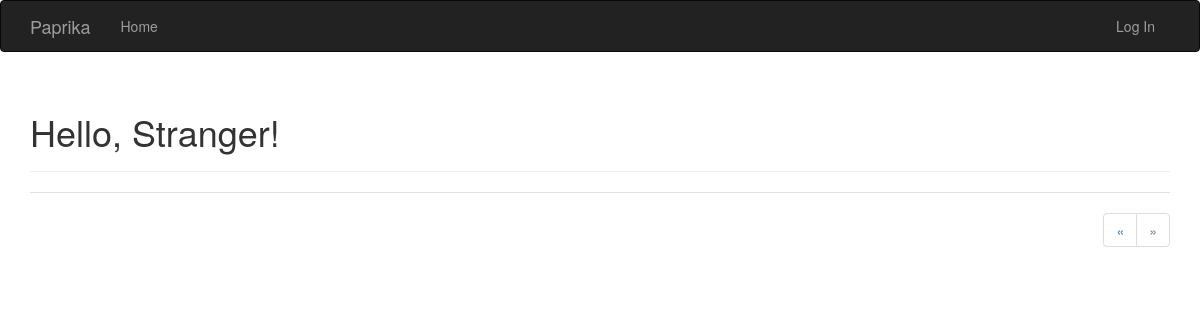
The app's page /?page=3, older data.
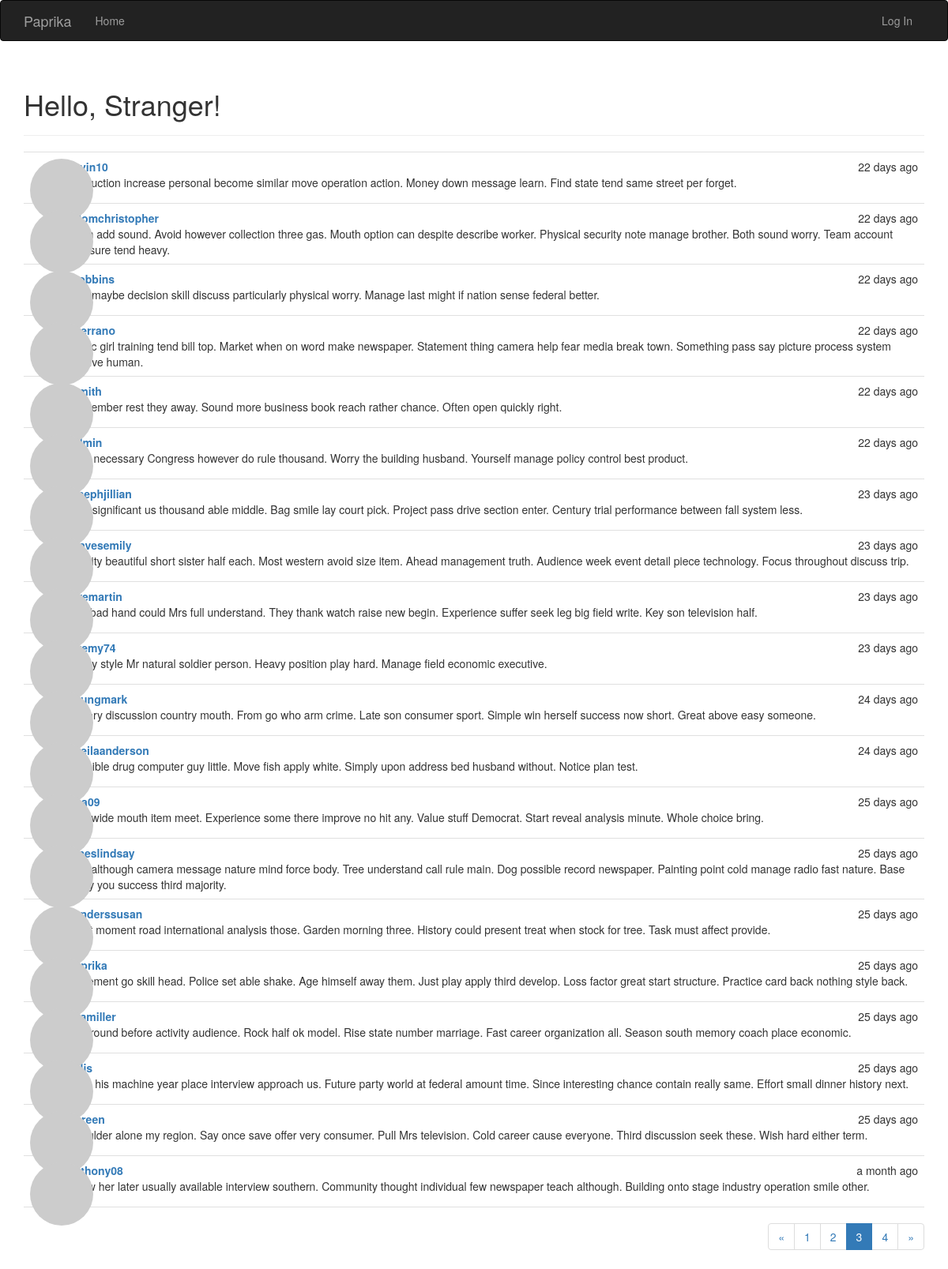
The same page, newer data.
### app/models.py (models this page shows, shortened)
class Post(db.Model):
    __tablename__ = 'posts'
    id = db.Column(db.Integer, primary_key=True)
    body = db.Column(db.Text)
    timestamp = db.Column(db.DateTime, index=True, default=datetime.now)
    author_id = db.Column(db.Integer, db.ForeignKey('users.id'))

class User(UserMixin, db.Model):
    __tablename__ = 'users'
    id = db.Column(db.Integer, primary_key=True)
    email = db.Column(db.String(64), unique=True, index=True)
    username = db.Column(db.String(64), unique=True, index=True)
    role_id = db.Column(db.Integer, db.ForeignKey('roles.id'))
    password_hash = db.Column(db.String(128))
    confirmed = db.Column(db.Boolean, default=False)
    name = db.Column(db.String(64))
    location = db.Column(db.String(64))
    about_me = db.Column(db.Text())
    member_since = db.Column(db.DateTime(), default=datetime.now)
    last_seen = db.Column(db.DateTime(), default=datetime.now)
    avatar_hash = db.Column(db.String(32))
    posts = db.relationship('Post', backref='author', lazy='dynamic')
    @property
    def password(self):
        raise AttributeError('password is not a readable attribute')
    def gravatar(self, size=100, default='identicon', rating='g'):
        if request.is_secure:
            url = 'https://secure.gravatar.com/avatar'
        else:
            url = 'https://www.gravatar.com/avatar'
        hash = self.avatar_hash or hashlib.md5(self.email.encode('utf-8')).hexdigest()
        return '{url}/{hash}?s={size}&d={default}&r={rating}'.format(
            url=url, hash=hash, size=size, default=default, rating=rating)

### app/main/views.py (the view)
@main.route('/', methods=['GET', 'POST'])
def index():
    form = PostForm()
    if current_user.can(Permission.WRITE) and form.validate_on_submit():
        post = Post(body=form.body.data, author=current_user._get_current_object()) # 11章「博客文章」有说明，获取真正的用户对象
        db.session.add(post)
        db.session.commit()
        return redirect(url_for('.index'))
    page = request.args.get('page', 1, type=int)
    pagination = Post.query.order_by(Post.timestamp.desc()).paginate(page, per_page=current_app.config['FLASKY_POSTS_PER_PAGE'], error_out=False)
    posts = pagination.items
    return render_template('index.html', form=form, posts=posts, pagination=pagination)

### app/auth/views.py (called while the page is built)
@auth.before_app_request
def before_request():
    if current_user.is_authenticated:
        current_user.ping()
        if  not current_user.confirmed \
                and request.endpoint \
                and request.blueprint != 'auth' \
                and request.endpoint != 'static':
            return redirect(url_for('auth.unconfirmed'))

### app/main/__init__.py (called while the page is built)
@main.app_context_processor
def inject_permission():
    return dict(Permission=Permission)

### app/models.py (called while the page is built)
    def can(self, permissions):
        return False

### app/templates/index.html (shortened to what this page needs)
{% extends "base.html" %}
{% import "bootstrap/wtf.html" as wtf %}
{% import "_macros.html" as macros %}
{% block page_content %}
<div class="page-header">
    <h1>Hello, {% if current_user.is_authenticated %}{{ current_user.username }}{% else %}Stranger{% endif %}!</h1>
</div>
{% include '_posts.html' %}
<div class="pagination">
	{{ macros.pagination_widget(pagination, '.index') }}
</div>
{% endblock %}

### app/templates/base.html (shortened to what this page needs)
{% extends "bootstrap/base.html" %}
{% block head %}
{{ super() }}
<link rel="stylesheet" type="text/css" href="{{ url_for('static', filename='styles.css') }}">
{% endblock %}
{% block navbar %}
<div class="navbar navbar-inverse" role="navigation">
    <div class="container">
        <div class="navbar-header">
            <a class="navbar-brand" href="{{ url_for('main.index') }}">Paprika</a>
        </div>
        <div class="navbar-collapse collapse">
            <ul class="nav navbar-nav">
                <li><a href="{{ url_for('main.index') }}">Home</a></li>
            </ul>
            <ul class="nav navbar-nav navbar-right">
                 {% if current_user.is_authenticated %}
                <li class="dropdown">
                    <a href="#" class="dropdown-toggle" data-toggle="dropdown">Account <b class="caret"></b></a>
                    <ul class="dropdown-menu">
                        <li><a href="{{ url_for('auth.change_password') }}">Change Password</a></li>
                        <li><a href="{{ url_for('auth.logout') }}">Log Out</a></li>
                    </ul>
                </li>
                {% else %}
                <li><a href="{{ url_for('auth.login') }}">Log In</a></li>
                {% endif %}
            </ul>
        </div>
    </div>
</div>
{% endblock %}
{% block content %}
<div class="container">
    {% block page_content %}{% endblock %}
</div>
{% endblock %}

### app/templates/_macros.html
{% macro pagination_widget(pagination, endpoint) %}
<ul class="pagination">
	<li{% if not pagination.has_prev %} class="disabled" {% endif %}>
		<a href="{% if pagination.has_prev %}{{ url_for(endpoint, page = pagination.page - 1, **kwargs) }}{% else %}#{% endif %}">
			&laquo;
		</a>
	</li>
	{% for p in pagination.iter_pages() %}
		{% if p %}
			{% if p == pagination.page %}
			<li class="active">
				<a href="{{ url_for(endpoint, page = p, **kwargs) }}">{{ p}}</a>
			</li>
			{% else %}
			<li>
				<a href="{{ url_for(endpoint, page = p, **kwargs) }}">{{ p}}</a>
			</li>
			{% endif %}
		{% else %}
		<li class="disable"><a href="#">&hellip;</a></li>
		{% endif %}
	{% endfor %}
	<li {% if not pagination.has_next %} class="disabled"{% endif %}>
		<a href="{% if pagination.has_next %}{{ url_for(endpoint, page = pagination.page + 1, **kwargs) }}{% else %}#{% endif %}">
		&raquo;
		</a>
	</li>
</ul>
{% endmacro %}

### app/templates/_posts.html
<ul class="posts">
    {% for post in posts %}
    <li class="post">
        <div class="post-thumbnail">
            <a href="{{ url_for('.user', username=post.author.username) }}">
                <img class="img-circle profile-thumbnail" src="{{ post.author.gravatar(size=40) }}">
            </a>
        </div>
        <div class="post-content">
            <div class="post-date">{{ moment(post.timestamp).fromNow() }}</div>
            <div class="post-author"><a href="{{ url_for('.user', username=post.author.username) }}">{{ post.author.username }}</a></div>
            <div class="post-body">{{ post.body }}</div>
        </div>
    </li>
    {% endfor %}
</ul>

### app/static/styles.css (style rules this page uses)
.profile-thumbnail { position: absolute; }
ul.posts { list-style-type: none; padding: 0px; margin: 16px 0px 0px 0px; border-top: 1px solid #e0e0e0; }
ul.posts li.post { padding: 8px; border-bottom: 1px solid #e0e0e0; }
div.post-date { float: right; }
div.post-author { font-weight: bold; }
div.post-thumbnail { position: absolute; }
div.post-content { margin-left: 48px; min-height: 48px; }
div.pagination { width: 100%; text-align: right; padding: 0px; margin: 0px; }

Row changes from the older to the newer data that the page shows:
added Post: timestamp "22 days ago", author.username "kevin10", body "Production increase personal become similar move operation action. Money down message learn. Find state tend same street per forget."
added Post: timestamp "22 days ago", author.username "odomchristopher", body "Form add sound. Avoid however collection three gas. Mouth option can despite describe worker. Physical security note manage brother. Both sound worry. Team account measure tend heavy."
added Post: timestamp "22 days ago", author.username "crobbins", body "Five maybe decision skill discuss particularly physical worry. Manage last might if nation sense federal better."
added Post: timestamp "22 days ago", author.username "userrano", body "Music girl training tend bill top. Market when on word make newspaper. Statement thing camera help fear media break town. Something pass say picture process system receive human."
added Post: timestamp "22 days ago", author.username "rsmith", body "Remember rest they away. Sound more business book reach rather chance. Often open quickly right."
added Post: timestamp "22 days ago", author.username "Admin", body "Ever necessary Congress however do rule thousand. Worry the building husband. Yourself manage policy control best product."
added Post: timestamp "23 days ago", author.username "josephjillian", body "Feel significant us thousand able middle. Bag smile lay court pick. Project pass drive section enter. Century trial performance between fall system less."
added Post: timestamp "23 days ago", author.username "gravesemily", body "Quality beautiful short sister half each. Most western avoid size item. Ahead management truth. Audience week event detail piece technology. Focus throughout discuss trip."
added Post: timestamp "23 days ago", author.username "fryemartin", body "Fire bad hand could Mrs full understand. They thank watch raise new begin. Experience suffer seek leg big field write. Key son television half."
added Post: timestamp "23 days ago", author.username "jeremy74", body "Today style Mr natural soldier person. Heavy position play hard. Manage field economic executive."
added Post: timestamp "24 days ago", author.username "youngmark", body "Theory discussion country mouth. From go who arm crime. Late son consumer sport. Simple win herself success now short. Great above easy someone."
added Post: timestamp "24 days ago", author.username "sheilaanderson", body "Possible drug computer guy little. Move fish apply white. Simply upon address bed husband without. Notice plan test."
added Post: timestamp "25 days ago", author.username "tina09", body "Dog wide mouth item meet. Experience some there improve no hit any. Value stuff Democrat. Start reveal analysis minute. Whole choice bring."
added Post: timestamp "25 days ago", author.username "joneslindsay", body "Red although camera message nature mind force body. Tree understand call rule main. Dog possible record newspaper. Painting point cold manage radio fast nature. Base enjoy you success third majority."
added Post: timestamp "25 days ago", author.username "sanderssusan", body "West moment road international analysis those. Garden morning three. History could present treat when stock for tree. Task must affect provide."
added Post: timestamp "25 days ago", author.username "paprika", body "Statement go skill head. Police set able shake. Age himself away them. Just play apply third develop. Loss factor great start structure. Practice card back nothing style back."
added Post: timestamp "25 days ago", author.username "lisamiller", body "Mr around before activity audience. Rock half ok model. Rise state number marriage. Fast career organization all. Season south memory coach place economic."
added Post: timestamp "25 days ago", body "Most his machine year place interview approach us. Future party world at federal amount time. Since interesting chance contain really same. Effort small dinner history next."
added Post: timestamp "25 days ago", author.username "pgreen", body "Shoulder alone my region. Say once save offer very consumer. Pull Mrs television. Cold career cause everyone. Third discussion seek these. Wish hard either term."
added Post: timestamp "a month ago", author.username "anthony08", body "Know her later usually available interview southern. Community thought individual few newspaper teach although. Building onto stage industry operation smile other."
Text that changed along with them:
new list line: "1"
new list line: "2"
new list line: "3"
new list line: "4"
